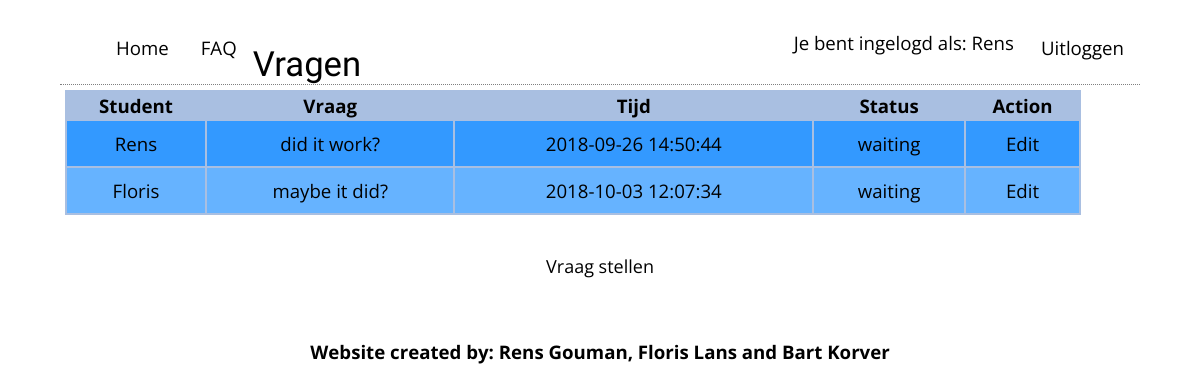
The app's page /webapp/index (signed in) with its own data.
### tables this page shows
CREATE TABLE IF NOT EXISTS `questions` (
  `question_id` int(60) NOT NULL,
  `student_id` int(60) NOT NULL,
  `question_text` varchar(10000) NOT NULL,
  `time_stamp` datetime DEFAULT CURRENT_TIMESTAMP ON UPDATE CURRENT_TIMESTAMP,
  `progress_id` int(60) NOT NULL
);

CREATE TABLE IF NOT EXISTS `students` (
  `student_id` int(60) NOT NULL,
  `student_name` varchar(180) NOT NULL,
  `student_password` varchar(180) NOT NULL,
  `power_lvl` int(60) NOT NULL
);

CREATE TABLE IF NOT EXISTS `progress` (
  `progress_id` int(60) NOT NULL,
  `status` varchar(255) DEFAULT NULL
);

### core/core.php (called while the page is built, shortened)
<?php
function render($filename, $data = null)
{
	require(ROOT . 'view/templates/header.php');
	require(ROOT . 'view/' . $filename . '.php');
	require(ROOT . 'view/templates/footer.php');
}

### controller/webappController.php (called while the page is built, shortened)
<?php
require(ROOT . "model/webappModel.php");
function index()
{
	$allQuestions = generateQuestions();
	render("webapp/index", array(
		'questions' => $allQuestions)
	);
	exit();
}

### public/index.php (called while the page is built, shortened)
<?php
require(ROOT . "core/core.php");
route();

### model/webappModel.php (called while the page is built, shortened)
<?php
function generateQuestions()
{
	$db = openDatabaseConnection();
	$sql = "SELECT * FROM `questions`
		JOIN `students` ON `questions`.`student_id` = `students`.`student_id`
		JOIN `progress` ON `questions`.`progress_id` = `progress`.`progress_id`
		ORDER BY `questions`.`time_stamp` ASC";
	$query = $db->prepare($sql);
	$query->execute();
	return $query->fetchAll();
}

### view/webapp/index.php (the view, shortened to what this page needs)
<h1>Vragen</h1>
<table id="myTable">
	<thead>
		<tr>
			<th colspan="1">Student</th>
			<th colspan="5">Vraag</th>
			<th colspan="2">Tijd</th>
			<th colspan="1">Status</th>
			<?php
			if ($_SESSION['power_lvl'] == 1) { ?>
			<th colspan="1">Action</th>
			<?php
			}
			?>
		</tr>
	</thead>
	<tbody>
<?php
foreach ($questions as $question) {
	if ($question["progress_id"] == 3) {
	} else {
?>
		<tr>
			<td colspan="1"><?= $question["student_name"] ?></td>
			<td colspan="5"><?= $question["question_text"] ?></td>
			<td colspan="2"><?= $question["time_stamp"] ?></td>
			<td colspan="1"><?= $question["status"] ?></td>
			<?php
			if ($_SESSION['power_lvl'] == 1) { ?>
			<td class="center"><a href="<?= URL ?>webapp/editQuestionPage/<?= $question["question_id"] ?>">Edit</a></td>
			<?php
			}
			?>
		</tr>
<?php
		}
	}
?>
	</tbody>
</table>
<?php
if (!$_SESSION['student_name'] == null) { ?>
	<p><a href="<?= URL ?>webapp/createQuestionPage">Vraag stellen</a></p>
<?php
}
?>

### public/css/main.css (style rules this page uses)
body { margin: 0 auto; width: 90%; background-image: url('bg.png'); }
body { font-family: Open Sans, Verdana, sans-serif; font-size: 14pt; }
tbody tr:nth-child(odd) { background-color: rgb(51, 153, 255); }
tbody tr:nth-child(even) { background-color: rgb(102, 179, 255); }
td { text-align: center; padding: 10px; }
#myTable { border: 5px solid white; background-color: rgba(50, 102, 184, 0.42); width: 95%; padding: 0px; }
h1 { font-family: Open Sans Condensed, sans-serif; font-weight: normal; font-size: 26pt; }
h1 { text-transform: capitalize; margin: 0; border-bottom: 1px dotted grey; }
p:last-of-type { position: static; }
a { color: black; text-decoration: none; }
p:last-of-type a { display: block; text-align: center; margin-bottom: 20px; padding-top: 16px; padding-bottom: 16px; font-size: 18px; }
* { box-sizing:border-box; }

### records on screen
questions: student.student_name "Rens", question_text "did it work?", time_stamp "2018-09-26 14:50:44", progress.status "waiting"
questions: student.student_name "Floris", question_text "maybe it did?", time_stamp "2018-10-03 12:07:34", progress.status "waiting"

### other values on screen
$_SESSION['student_name'] "Rens"
